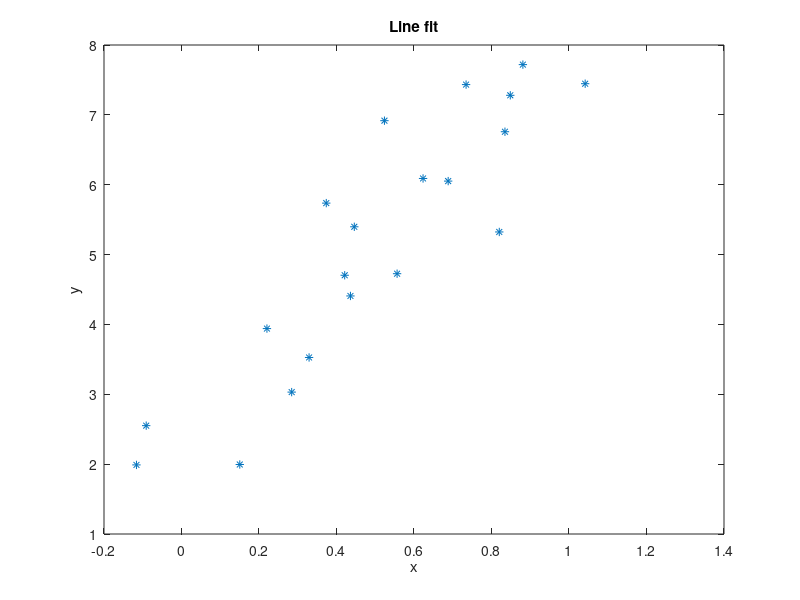

This figure's MATLAB source: (Note: this script raises an error after producing the figure.)
% Task 1: Fit least squares and total least squares lines to data points.

% Clear up
clc;
close all;
clear all;
clearvars;

% Begin by loading data points from linjepunkter.mat
load linjepunkter

N = length(x); % number of data points

% Plot data
plot(x, y, '*'); hold on;
xlabel('x') 
ylabel('y')
title('Line fit')
x_fine = [min(x)-0.05,max(x)+0.05]; % used when plotting the fitted lines

% Fit a line to these data points with least squares
% Here you should write code to obtain the p_ls coefficients (assuming the
% line has the form y = p_ls(1) * x + p_ls(2)).
% p_ls = polyfit(x, y, 1);

p_ls = ls(x, y);
plot(x_fine, p_ls(1) * x_fine + p_ls(2))

% Fit a line to these data points with total least squares.
% Note that the total least squares line has the form 
% ax + by + c = 0, but the plot command requires it to be of the form
% y = kx + m, so make sure to convert appropriately.

p_tls = tls(x, y);
plot(x_fine, p_tls(1) * x_fine + p_tls(2) , 'k--')


% Legend --> show which line corresponds to what (if you need to
% re-position the legend, you can modify rect below)
h=legend('data points', 'least-squares','total-least-squares');
rect = [0.20, 0.65, 0.25, 0.25];
set(h, 'Position', rect)

% After having plotted both lines, it's time to compute errors for the
% respective lines. Specifically, for each line (the least squares and the
% total least squares line), compute the least square error and the total
% least square error. 
% Note that the error is the sum of the individual
% errors for each data point! In total you should get 4 errors. Report these
% in your report, and comment on the results. OBS: Recall the distance formula
% between a point and a line from linear algebra, useful when computing orthogonal
% errors!

% WRITE CODE BELOW TO COMPUTE THE 4 ERRORS

disp('Least Square Fit')
[ls_error, tls_error] = error(x, y, p_ls)

disp('Total Least Square Fit')
[ls_error, tls_error] = error(x, y, p_tls)


function [ls_error, tls_error] = error(x, y, p)
% returns [Least Square error, Total Least Square error]
k = p(1);
m = p(2);
n = size(x,2);

ls_error = 0;
tls_error = 0;

for i = 1:n
    ls_error  = ls_error  + (y(i) - (k*x(i) + m))^2;
    tls_error = tls_error + ((abs(k*x(i) - y(i)+m)) / (sqrt(k^2+1)))^2;
end
end

function p = ls(x, y)
% Least Squares
% minimize distance to line in y direction
% Fit a line y = kx + m to the dataset x,y 

A = [x , ones(size(x,1),1)];
p = A\y;

end

function p = tls(x, y)
% Total Least Squares
% minimize distance from point to line 
% Fit a line ax + by + c = 0 to the dataset x,y 
% convert to y = kx + m  and return k,m

iN = 1/size(x,1);
x2 = x'*x;
y2 = y'*y;
xy = x'*y;

xxs = sum(x)^2;
yys = sum(y)^2;
xys = sum(x) * sum(y);

A = [x2-iN*xxs xy-iN*xys
     xy-iN*xys y2-iN*yys];

[V,~] = eig(A);
a = V(1,1);
b = V(2,1);
c = -iN * (a*sum(x) + b*sum(y));

p = -[a c] ./ b;

end